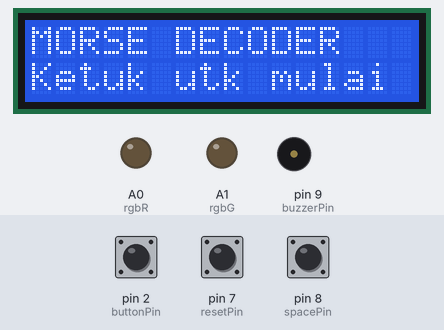
Bench run of a sketch on a simulated Arduino Uno, built with avr-gcc and run on an emulated ATmega328P. Shown: 16×2 character LCD, output pins drawn as LEDs (lit = HIGH), buzzer (waves = sounding). Dashed ring = blinking. The inputs (shaded band) are chosen by the test bench; at power-on: pin 2 (buttonPin) HIGH, pin 8 (spacePin) HIGH, pin 7 (resetPin) HIGH.

Above: at 1.2 s.
1.3 s: pin 2 (buttonPin) pulled LOW for 0.15 s
At 1.65 s:
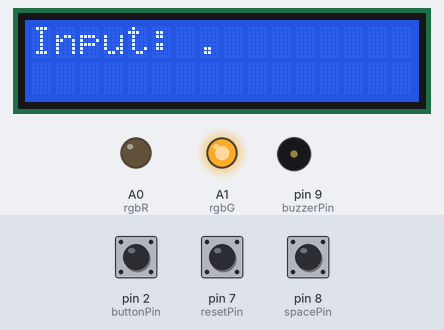
2.0 s: pin 2 (buttonPin) pulled LOW for 1 s
At 2.8 s:
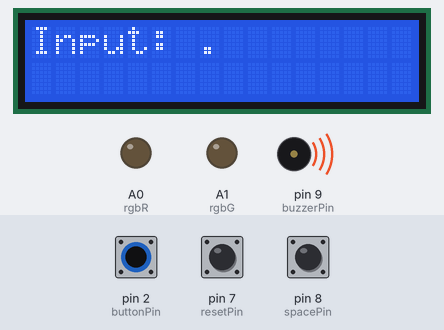
3.6 s: pin 2 (buttonPin) pulled LOW for 0.15 s
At 4.22 s:
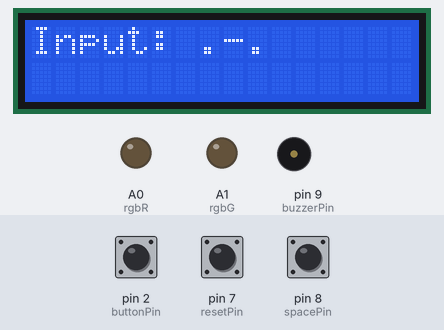
4.3 s: pin 2 (buttonPin) pulled LOW for 3.2 s
At 4.8 s:
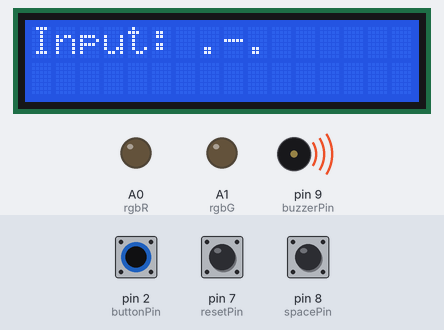
8.1 s: pin 8 (spacePin) pulled LOW for 0.15 s
At 9.4 s:
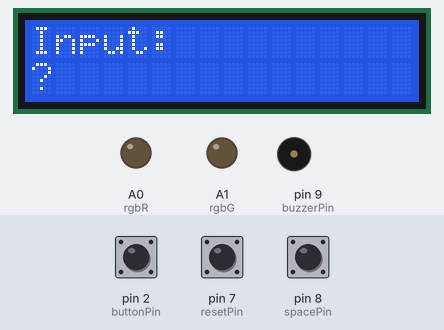
9.7 s: pin 2 (buttonPin) pulled LOW for 0.15 s
At 10.75 s:
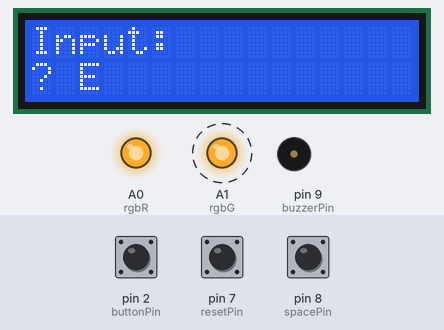
Timing chart, 0 to 11.4 s (numbered marks = the images above; inputs shaded):
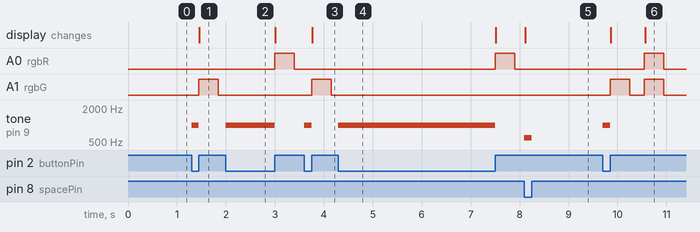

The sketch:

codingmorse.ino
```cpp
#include <Wire.h>
#include <LiquidCrystal_AIP31068_I2C.h>

// ======================================================================
// VERSI DISEDERHANAKAN: cuma 1 fitur -> ketukan (titik/garis) dibaca dari
// tombol, digabung jadi kode morse, lalu otomatis diterjemahkan jadi huruf.
// Tidak ada lagi menu, mode ketik manual (KeyPad), atau fitur playback.
//
// Alamat I2C LCD: 0x3E (chip AIP31068). Samakan dengan properti "I2C Address"
// di komponen LCD SimulIDE (62 desimal = 0x3E).
// ======================================================================
LiquidCrystal_AIP31068_I2C lcd(0x3E, 16, 2);

// Pin Tombol
const int buttonPin = 2;   // Tombol ketuk (input Morse: titik/garis)
const int resetPin  = 7;   // Tombol reset
const int spacePin  = 8;   // Tombol spasi antar kata
const int buzzerPin = 9;   // Buzzer feedback ketukan

// LED RGB -- indikator titik (Hijau), garis (Merah), huruf selesai (Merah+Hijau)
const int rgbR = A0;
const int rgbG = A1;

bool isPressed        = false;
bool resetPressed     = false;
bool lastSpaceState   = HIGH;
bool rgbIsOn          = false;

unsigned long pressStart        = 0;
unsigned long lastReleaseTime   = 0;
unsigned long rgbOnTime         = 0;
unsigned long lastSpaceDebounce = 0;

bool letterDecoded = true;

String currentSymbol = "";  // titik/garis yang lagi dibangun jadi 1 huruf
String message       = "";  // huruf-huruf hasil terjemahan

const unsigned long DOT_DASH_LIMIT = 250; // < ini = titik, >= ini = garis
const unsigned long LETTER_GAP     = 700; // jeda diam sebelum simbol diterjemahkan
const unsigned long RGB_DURATION   = 400;

struct MorseCode {
  char letter;
  const char* code;
};

MorseCode table[] = {
  {'A', ".-"},   {'B', "-..."},  {'C', "-.-."},  {'D', "-.."},
  {'E', "."},    {'F', "..-."},  {'G', "--."},   {'H', "...."},
  {'I', ".."},   {'J', ".---"},  {'K', "-.-"},   {'L', ".-.."},
  {'M', "--"},   {'N', "-."},    {'O', "---"},   {'P', ".--."},
  {'Q', "--.-"}, {'R', ".-."},   {'S', "..."},   {'T', "-"},
  {'U', "..-"},  {'V', "...-"},  {'W', ".--"},   {'X', "-..-"},
  {'Y', "-.--"}, {'Z', "--.."}
};

const int TABLE_SIZE = sizeof(table) / sizeof(MorseCode);

void buzzerOff() {
  noTone(buzzerPin);
  digitalWrite(buzzerPin, LOW);
}

void setRGB(bool r, bool g) {
  digitalWrite(rgbR, r ? HIGH : LOW);
  digitalWrite(rgbG, g ? HIGH : LOW);
}

void flashRGB(bool r, bool g) {
  setRGB(r, g);
  rgbOnTime = millis();
  rgbIsOn   = true;
}

char decode(String code) {
  for (int i = 0; i < TABLE_SIZE; i++) {
    if (code == table[i].code) return table[i].letter;
  }
  return '?';
}

void refreshLCD() {
  lcd.clear();
  lcd.setCursor(0, 0);
  lcd.print("Input: " + currentSymbol);
  lcd.setCursor(0, 1);
  String shown = message;
  if (shown.length() > 16) {
    shown = shown.substring(shown.length() - 16);
  }
  lcd.print(shown);
}

void showReady() {
  message = "";
  currentSymbol = "";
  buzzerOff();
  setRGB(false, false);

  lcd.clear();
  lcd.setCursor(0, 0);
  lcd.print("MORSE DECODER");
  lcd.setCursor(0, 1);
  lcd.print("Ketuk utk mulai");
}

void setup() {
  pinMode(rgbR, OUTPUT); digitalWrite(rgbR, LOW);
  pinMode(rgbG, OUTPUT); digitalWrite(rgbG, LOW);
  pinMode(buzzerPin, OUTPUT); digitalWrite(buzzerPin, LOW);

  buzzerOff();
  setRGB(false, false);

  pinMode(buttonPin, INPUT_PULLUP);
  pinMode(resetPin,  INPUT_PULLUP);
  pinMode(spacePin,  INPUT_PULLUP);

  isPressed      = false;
  resetPressed   = false;
  lastSpaceState = HIGH;
  rgbIsOn        = false;

  lcd.init();
  showReady();
}

void loop() {
  // Reset Sistem (Pin 7)
  bool resetNow = (digitalRead(resetPin) == LOW);
  if (resetNow && !resetPressed) resetPressed = true;
  if (!resetNow && resetPressed) {
    resetPressed = false;
    showReady();
    return;
  }

  if (rgbIsOn && (millis() - rgbOnTime >= RGB_DURATION)) {
    setRGB(false, false);
    rgbIsOn = false;
  }

  // Tombol Spasi (Pin 8) -- selesaikan huruf yang lagi dibangun, lalu tambah spasi
  bool currentSpaceState = digitalRead(spacePin);
  if (currentSpaceState == LOW && lastSpaceState == HIGH && (millis() - lastSpaceDebounce > 50)) {
    lastSpaceDebounce = millis();
    tone(buzzerPin, 600, 150);

    if (!letterDecoded && currentSymbol.length() > 0) {
      message      += decode(currentSymbol);
      currentSymbol = "";
      letterDecoded = true;
    }

    if (message.length() > 0 && message.charAt(message.length() - 1) != ' ') {
      message += ' ';
      refreshLCD();
    }
  }
  lastSpaceState = currentSpaceState;

  // Input Morse Manual (Pin 2) -- tekan sebentar = titik, tekan lama = garis
  bool pressedNow = (digitalRead(buttonPin) == LOW);

  if (pressedNow && !isPressed) {
    isPressed  = true;
    pressStart = millis();
    tone(buzzerPin, 1000);
  }

  if (!pressedNow && isPressed) {
    isPressed = false;
    buzzerOff();

    unsigned long duration = millis() - pressStart;

    if (duration > 40) { // anti getar/debounce
      if (duration < DOT_DASH_LIMIT) {
        currentSymbol += ".";
        flashRGB(false, true); // Hijau = titik
      } else {
        currentSymbol += "-";
        flashRGB(true, false); // Merah = garis
      }
      lastReleaseTime = millis();
      letterDecoded   = false;
      refreshLCD();
    }
  }

  // Auto-decode saat idle -- kalau diam cukup lama, simbol diterjemahkan jadi huruf
  if (!isPressed) {
    unsigned long gap = millis() - lastReleaseTime;

    if (!letterDecoded && currentSymbol.length() > 0 && gap >= LETTER_GAP) {
      message      += decode(currentSymbol);
      currentSymbol = "";
      letterDecoded = true;
      flashRGB(true, true); // Merah+Hijau = huruf berhasil diterjemahkan
      refreshLCD();
    }
  }
}
```

Measured:
- after the input at 1.3 s, A1 (rgbG): LOW → HIGH after 0.15 s, → LOW 0.40 s later; tone on pin 9 (buzzerPin): silent → 1000 Hz at once, → silent 0.15 s later; the display: changes after 0.16 s (image 1)
- after the input at 2.0 s, A1 (rgbG): stays LOW (without the input it goes to HIGH after 0.15 s); tone on pin 9 (buzzerPin): silent → 1000 Hz at once, → silent 1.0 s later
- after the input at 3.6 s, A0 (rgbR): stays LOW (without the input it goes to HIGH after 0.10 s); tone on pin 9 (buzzerPin): silent → 1000 Hz at once, → silent 0.15 s later; the display: changes after 0.16 s (image 3)
- after the input at 4.3 s, A1 (rgbG): stays LOW (without the input it goes to HIGH after 0.15 s); tone on pin 9 (buzzerPin): silent → 1000 Hz at once, → silent 3.2 s later
- after the input at 8.1 s, A0 (rgbR), A1 (rgbG): stays LOW (without the input it goes to HIGH after 0.10 s); tone on pin 9 (buzzerPin): silent → 600 Hz at once, → silent 0.15 s later
- after the input at 9.7 s, A0 (rgbR): LOW → HIGH after 0.85 s, → LOW 0.40 s later; A1 (rgbG): alternates HIGH for 0.40 s and LOW for 0.30 s, starting after 0.15 s; tone on pin 9 (buzzerPin): silent → 1000 Hz at once, → silent 0.15 s later; the display: first changes after 0.16 s (image 6 shows a later state)
